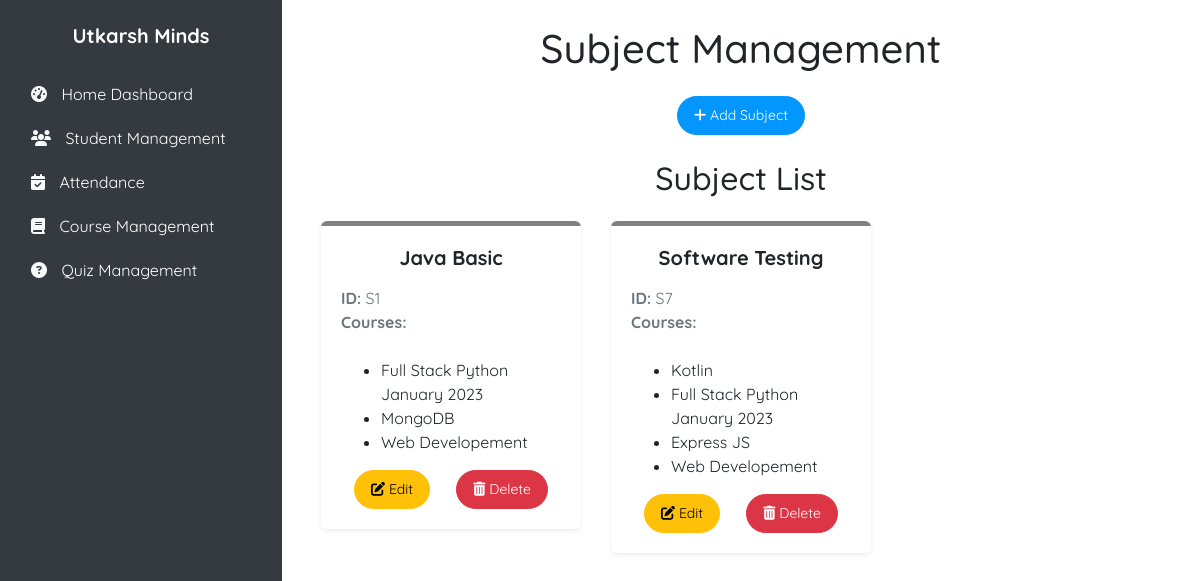
/coursemgt/subject_home, run on the app's committed database.
### coursemgt/models.py (models this page shows, shortened)
class Subject(models.Model):
    sb_id = models.TextField(primary_key=True)
    sbname = models.CharField(max_length=255)
    courses = models.ManyToManyField(Course, related_name='subjects')

class Course(models.Model):
    c_id = models.TextField(primary_key=True)
    cname = models.CharField(max_length=255)
    cduration = models.IntegerField()

### coursemgt/views.py (the view)
# urls.py: path("subject_home", views.subject_home, name="subject_home"),
def subject_home(request):
    subjects = Subject.objects.all()
    return render(request,"coursemgt/subject_home.html", {'subjects': subjects})

### coursemgt/templates/coursemgt/subject_home.html (shortened to what this page needs)
{% extends "base.html" %}
{% block linker %}
<link rel="stylesheet" href="/static/css/course_home.css">
{% endblock linker %}
{% block body %}
<h1 class="text-center mb-4">Subject Management</h1>
<div class="container">
    <div class="mb-4 text-center">
        <a href="{% url 'subject_add' %}" class="btn btn-primary btn-lg">
            <i class="fas fa-plus"></i> Add Subject
        </a>
    </div>
    <h2 class="text-center mb-4">Subject List</h2>
    <div class="row">
        {% for s in subjects %}
        <div class="col-md-4 mb-4">
            <div class="card shadow-sm">
                <div class="card-body" style="border-top: 5px solid grey;">
                    <h5 class="card-title text-center">{{ s.sbname }}</h5>
                    <p class="card-text text-muted">
                        <strong>ID:</strong> {{ s.sb_id }}<br>
                        <strong>Courses:</strong>
                        {% if s.courses.all %}
                            <ul>
                                {% for course in s.courses.all %}
                                    <li>{{ course.cname }}</li>
                                {% endfor %}
                            </ul>
                        {% else %}
                            No courses assigned.
                        {% endif %}
                    </p>
                    <div class="d-flex justify-content-around">
                        <a href="/coursemgt/subject_update/{{ s.sb_id }}" class="btn btn-warning">
                            <i class="fas fa-edit"></i> Edit
                        </a>
                        <a href="/coursemgt/subject_delete/{{ s.sb_id }}" class="btn btn-danger">
                            <i class="fas fa-trash-alt"></i> Delete
                        </a>
                    </div>
                </div>
            </div>
        </div>
        {% endfor %}
    </div>
</div>
{% endblock body %}

### static/css/base_style.css (style rules this page uses)
body { margin: 0; padding: 0; font-family: "Quicksand", sans-serif; font-optical-sizing: auto; font-style: normal; }

### coursemgt/static/css/course_home.css (style rules this page uses)
.card { border: none; border-radius: 15px; overflow: hidden; transition: transform 0.3s, box-shadow 0.3s; box-shadow: 0 6px 20px rgba(0, 0, 0, 0.1); }
.card-title { font-size: 1.5rem; font-weight: bold; margin-bottom: 1rem; }
.card-text { font-size: 1rem; margin-bottom: 1.5rem; }
.btn { font-size: 0.875rem; padding: 0.5rem 1rem; border-radius: 30px; }
.btn-warning { background-color: #f0ad4e; border-color: #eea236; }
.btn-danger { background-color: #d9534f; border-color: #d43f3a; }

### coursemgt/templates/coursemgt/subject_home.html (style rules this page uses)
.text-center { text-align: center; }
.mb-4 { margin-bottom: 1.5rem; }
.btn-primary { background-color: #0496ff; border-color: #0496ff; color: white; }
.btn-warning { background-color: #ffc107; border-color: #ffc107; color: black; }
.btn-danger { background-color: #dc3545; border-color: #dc3545; color: white; }
.card { border-radius: 0.375rem; overflow: hidden; box-shadow: 0 0.125rem 0.25rem rgba(0, 0, 0, 0.075); }
.card-body { padding: 1.25rem; }
.card-title { font-size: 1.25rem; margin-bottom: 1rem; }
.card-text { font-size: 1rem; }

### templates/base.html (style rules this page uses)
h5 { font-size: 1.25rem; font-weight: bold; }
.d-flex { display: flex; }
.min-vh-100 { min-height: 100vh; }

### data on the page
Subject: sbname "Java Basic", sb_id "S1"
Course: cname "Full Stack Python January 2023"
Course: cname "MongoDB"
Course: cname "Web Developement"
Subject: sbname "Software Testing", sb_id "S7"
Course: cname "Kotlin"
Course: cname "Express JS"
